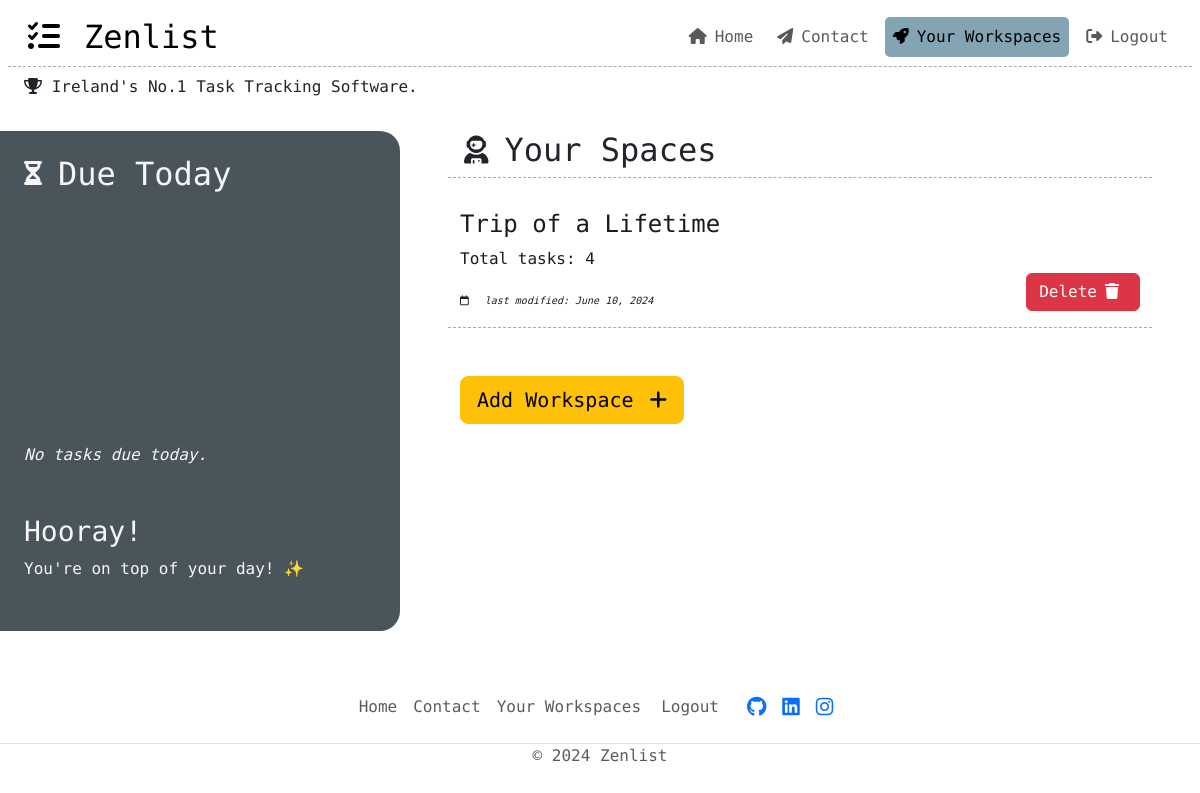
The page /workspaces/ (signed in) on the database its author committed.
### workspace/models.py (models this page shows, shortened)
class Workspace(models.Model):
    title = models.CharField(max_length=50, unique=True)
    slug = models.SlugField(max_length=200, unique=True)
    creator = models.ForeignKey(
        User,
        on_delete=models.CASCADE,
        related_name='creator'
    )
    created_on = models.DateField(auto_now_add=True)
    updated_on = models.DateField(null=True)
    class Meta:
        ordering = ["-created_on"]

### workspace/views.py (the view, shortened to what this page needs)
# urls.py: path('', views.WorkspaceListView.as_view(), name='spaces'),
class WorkspaceListView(generic.ListView):
    model = Workspace
    template_name = 'workspace/ws_list.html'
    def get_queryset(self):
        user_workspaces = Workspace.objects.filter(creator=self.request.user)
        return user_workspaces
    def get_context_data(self, **kwargs):
        data = super().get_context_data(**kwargs)
        data['user_workspaces'] = Workspace.objects.filter(
                creator=self.request.user
            )
        data['workspace_form'] = WorkspaceForm()
        ws_tasks = self.get_queryset().annotate(
            ws_task_count=Count('workspace_tasks')
        )
        data['ws_tasks'] = ws_tasks.order_by('-created_on')
        due_tasks = self.get_queryset().annotate(
            due_count=Count(
                'workspace_tasks',
                filter=Q(
                    workspace_tasks__due_date=timezone.now().date()
                )
            )
        )
        data['due_tasks'] = due_tasks.order_by('-created_on')
        return data

### workspace/templates/workspace/ws_list.html (shortened to what this page needs)
{% extends "base.html" %} {% block content %}
{% load static %}
{% if user.is_authenticated %}
  {% if user_workspaces %}
  <div class="container mx-0 mt-2 full-width">
    <div class="row d-flex align-items-start justify-content-between">
        <div class="col-sm-12 col-lg-4 p-3 white-text due-task-container" id="due-task-container">
          {% include 'workspace/_task_analytics.html' %}
        </div>
        <div class="col-sm-12 col-lg-8 px-5">
          <div class="analytic-intro d-flex flex-row align-items-center bb-grey mb-3">
            <h2><i class="fa-solid fa-user-astronaut fa-sm mx-3"></i>Your Spaces</h2>
          </div>
          {% for space in ws_tasks %}
          <div class="container workspace-container mb-5">
            <div class="row d-flex align-items-end justify-content-between">
              <a href="{% url 'full_workspace' space.slug %}" class="workspace-link col-sm-12 col-md-6 py-3">
                <p class="post-title h4">{{ space.title }}</p>
                <p>Total tasks: {{space.ws_task_count}}</p>
                <em class="post-subtitle"><i class="fa-regular fa-calendar me-3"></i>last modified: {{ space.updated_on }}</em>
              </a>
              <div class="button-container button-container-workspace col-sm-12 col-md-6 mb-3">
                <button type="button" data-workspace-id="{{space.id}}" data-workspace-title="{{space.title}}" class="btn btn-delete btn-danger">
                  Delete<i class="fa-solid fa-trash px-2"></i>
                </button>
              </div>
            </div>
          </div>
          {% endfor %}
          {% include 'workspace/add_ws_modal.html' %}
        </div>
    </div>
  </div>
  {% endif %}
{% else %}
  <!-- If user isn't authenticated and attempts to access the
    workspaces tab via URL input, redirects to signup page. -->
  {% include 'workspace/signup.html' %}
{% endif %}
{% endblock %}

### static/css/style.css (style rules this page uses)
.btn-delete { font-weight: 500; }
.white-text { color: rgb(246, 246, 246); }
.post-subtitle { font-size: 10px; }
body { font-family: "Source Code Pro", monospace; font-weight: 400; font-style: normal; }
.workspace-container { border-bottom: 1px dashed darkgrey; transition: all 0.2s ease; }
.workspace-container a { text-decoration: none; }
.full-width { min-width: 100%; }
.workspace-link { color: #1b1b1b; transition: all 0.4s ease; }
.bb-grey { border-bottom: 1px dashed darkgrey; }
.due-task-container { background-color: rgb(74, 84, 91); border-top-right-radius: 20px; border-bottom-right-radius: 20px; min-height: 500px; }
@media all and (min-width: 760px) { .button-container-workspace { display: flex; align-items: start; justify-content: end; } }

### rows shown on the page
Workspace: title "Trip of a Lifetime", ws_task_count "4", updated_on "June 10, 2024"
